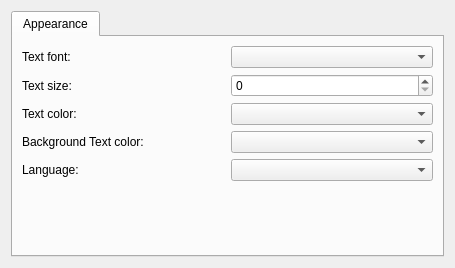
<?xml version="1.0" encoding="UTF-8"?>
<ui version="4.0">
 <class>Form</class>
 <widget class="QWidget" name="Form">
  <property name="geometry">
   <rect>
    <x>0</x>
    <y>0</y>
    <width>455</width>
    <height>268</height>
   </rect>
  </property>
  <property name="minimumSize">
   <size>
    <width>455</width>
    <height>0</height>
   </size>
  </property>
  <property name="windowTitle">
   <string>pyWordyClock-plasmoid Settings</string>
  </property>
  <layout class="QGridLayout" name="gridLayout_2">
   <item row="0" column="0">
    <widget class="QTabWidget" name="tabWidget">
     <property name="currentIndex">
      <number>0</number>
     </property>
     <widget class="QWidget" name="tabAppearance">
      <attribute name="title">
       <string>Appearance</string>
      </attribute>
      <layout class="QVBoxLayout" name="verticalLayout_3">
       <item>
        <layout class="QGridLayout" name="gridLayout_4">
         <item row="3" column="0">
          <widget class="QLabel" name="label_6">
           <property name="sizePolicy">
            <sizepolicy hsizetype="Preferred" vsizetype="Preferred">
             <horstretch>0</horstretch>
             <verstretch>0</verstretch>
            </sizepolicy>
           </property>
           <property name="text">
            <string>Text color:</string>
           </property>
          </widget>
         </item>
         <item row="3" column="1">
          <widget class="KColorCombo" name="colColor">
           <property name="toolTip">
            <string>Select the text color for the word clock</string>
           </property>
          </widget>
         </item>
         <item row="1" column="0">
          <widget class="QLabel" name="label">
           <property name="sizePolicy">
            <sizepolicy hsizetype="Preferred" vsizetype="Preferred">
             <horstretch>0</horstretch>
             <verstretch>0</verstretch>
            </sizepolicy>
           </property>
           <property name="text">
            <string>Text font:</string>
           </property>
          </widget>
         </item>
         <item row="2" column="0">
          <widget class="QLabel" name="label_2">
           <property name="sizePolicy">
            <sizepolicy hsizetype="Preferred" vsizetype="Preferred">
             <horstretch>0</horstretch>
             <verstretch>0</verstretch>
            </sizepolicy>
           </property>
           <property name="text">
            <string>Text size:</string>
           </property>
          </widget>
         </item>
         <item row="2" column="1">
          <widget class="QSpinBox" name="intTextSize">
           <property name="toolTip">
            <string>Select the text size (default:30)</string>
           </property>
          </widget>
         </item>
         <item row="1" column="1">
          <widget class="KFontComboBox" name="fonTextFont">
           <property name="toolTip">
            <string>Select the font</string>
           </property>
          </widget>
         </item>
         <item row="4" column="0">
          <widget class="QLabel" name="label_7">
           <property name="sizePolicy">
            <sizepolicy hsizetype="Preferred" vsizetype="Preferred">
             <horstretch>0</horstretch>
             <verstretch>0</verstretch>
            </sizepolicy>
           </property>
           <property name="text">
            <string>Background Text color:</string>
           </property>
          </widget>
         </item>
         <item row="4" column="1">
          <widget class="KColorCombo" name="colColor2">
           <property name="toolTip">
            <string>Select the text color for the background</string>
           </property>
          </widget>
         </item>
         <item row="5" column="0">
          <widget class="QLabel" name="label_8">
           <property name="sizePolicy">
            <sizepolicy hsizetype="Preferred" vsizetype="Preferred">
             <horstretch>0</horstretch>
             <verstretch>0</verstretch>
            </sizepolicy>
           </property>
           <property name="text">
            <string>Language:</string>
           </property>
          </widget>
         </item>
         <item row="5" column="1">
          <widget class="KComboBox" name="cmbLang">
           <property name="toolTip">
            <string>Select the clock language</string>
           </property>
          </widget>
         </item>
        </layout>
       </item>
       <item>
        <spacer name="verticalSpacer_2">
         <property name="orientation">
          <enum>Qt::Vertical</enum>
         </property>
         <property name="sizeHint" stdset="0">
          <size>
           <width>20</width>
           <height>40</height>
          </size>
         </property>
        </spacer>
       </item>
      </layout>
     </widget>
    </widget>
   </item>
  </layout>
 </widget>
 <customwidgets>
  <customwidget>
   <class>KColorCombo</class>
   <extends>QComboBox</extends>
   <header>kcolorcombo.h</header>
  </customwidget>
  <customwidget>
   <class>KFontComboBox</class>
   <extends>KComboBox</extends>
   <header>kfontcombobox.h</header>
  </customwidget>
  <customwidget>
   <class>KComboBox</class>
   <extends>QComboBox</extends>
   <header>kcombobox.h</header>
  </customwidget>
 </customwidgets>
 <resources/>
 <connections/>
</ui>
